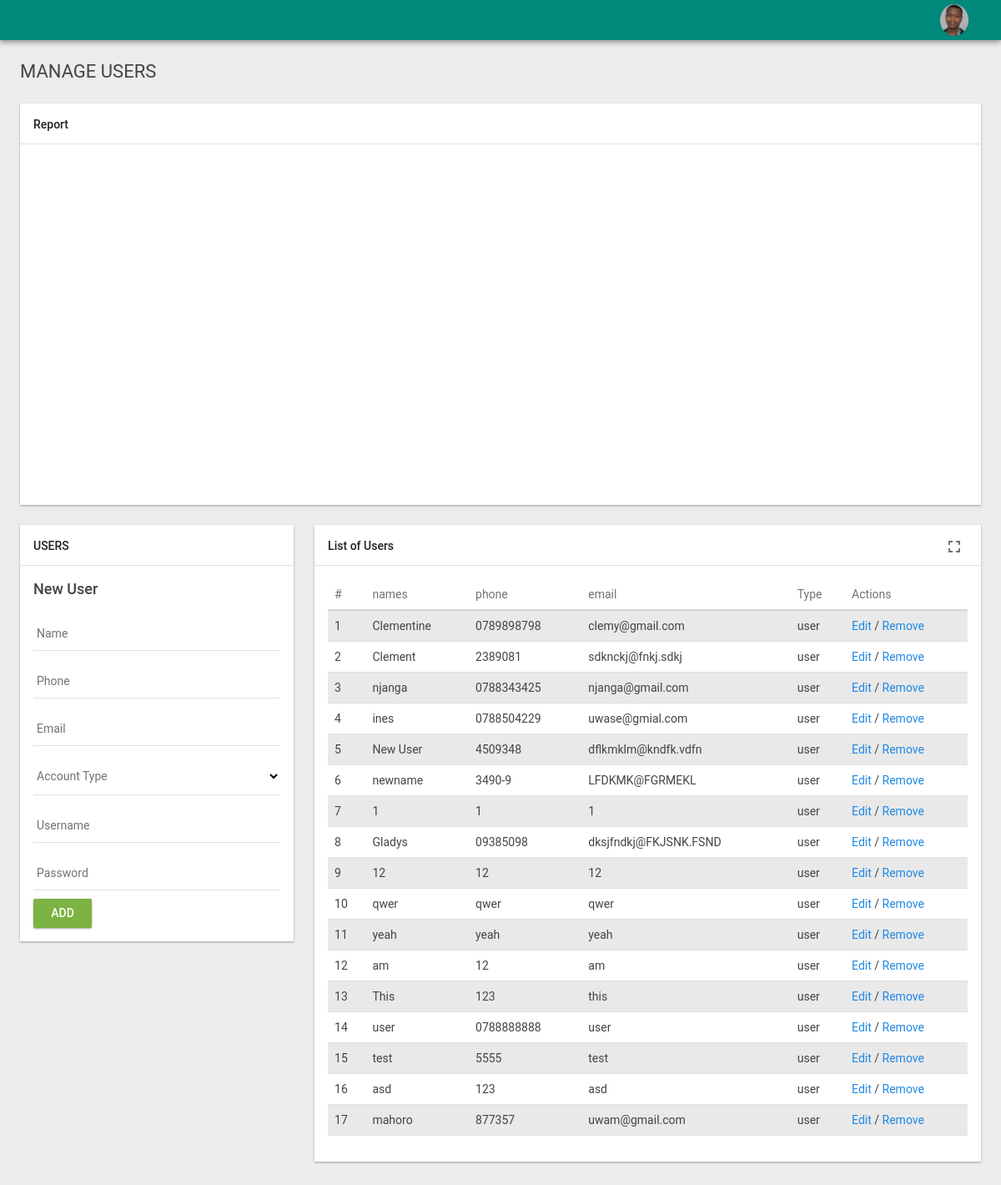
The app's page /admin/adminusers.php (signed in) with its own data.
### tables this page shows
CREATE TABLE `users` (
  `id` bigint(20) NOT NULL,
  `loginId` varchar(100) DEFAULT NULL,
  `pwd` varchar(250) NOT NULL,
  `names` varchar(100) NOT NULL,
  `phone` varchar(30) NOT NULL,
  `email` varchar(50) NOT NULL,
  `account_type` enum('user','admin') NOT NULL
);

### admin/adminusers.php (the view, shortened to what this page needs)
<!doctype html>
 <html lang="en">
<?php include 'header.php';?>
    <div id="page_content">
        <div id="page_content_inner">
            <h3 class="heading_b uk-margin-bottom">MANAGE USERS</h3>
            <div class="uk-grid uk-grid-medium" data-uk-grid-margin="">
                <div class="uk-width-xLarge-10-10 uk-width-large-10-10 uk-row-first">
                    <div class="md-card">
                        <div class="md-card-toolbar">
                            <h3 class="md-card-toolbar-heading-text">
                                Report
                            </h3>
                        </div>
                        <div class="md-card-content">
							<div id="container" style="min-width: 310px; height: 400px; margin: 0 auto"></div>
						</div>
                    </div>
                </div>
            </div>
            <div class="uk-grid uk-grid-medium" data-uk-grid-margin="">
                <div class="uk-width-xLarge-2-10 uk-width-large-3-10 uk-row-first">
                    <div class="md-card">
                        <div class="md-card-toolbar">
                            <h3 class="md-card-toolbar-heading-text">
                                USERS
                            </h3>
                        </div>
                        <div class="md-card-content">
							<div id="userdiv">
								<h3>New User</h3>
								<div class="md-input-wrapper">
									<label>Name</label>
									<input type="text" class="md-input" name="name" id="name">
								</div>
								<div class="md-input-wrapper">
									<label>Phone</label>
									<input type="text" class="md-input" name="Phone" id="Phone">
								</div>
								<div class="md-input-wrapper">
									<label>Email</label>
									<input type="text" class="md-input" name="Email" id="Email">
								</div>
								<div class="md-input-wrapper">
									<label>Account Type</label>
									<select class="md-input" name="account_type" id="account_type">
										<option></option>
										<option>user</option>
									</select>
								</div>
								<div class="md-input-wrapper">
									<label>Username</label>
									<input type="text" class="md-input" name="Username" id="Username">
								</div>
								<div class="md-input-wrapper">
									<label>Password</label>
									<input type="text" class="md-input" name="password" id="password">
								</div>
								<button onclick="insertUser()"  class="md-btn md-btn-success">Add</button>
							</div>
						</div>
                    </div>
                </div>
				<div class="uk-width-xLarge-8-10  uk-width-large-7-10">
                    <div class="md-card">
                        <div class="md-card-toolbar">
                            <div class="md-card-toolbar-actions">
                                <i class="md-icon material-icons md-card-fullscreen-activate">&#xE5D0;</i>
                            </div>
                            <h3 class="md-card-toolbar-heading-text">
                                List of Users
                            </h3>
                        </div>
                        <div class="md-card-content">
                        	<div id="listTable">
									<table class="uk-table uk-table-striped" width="100%">
										<thead >
											<th>#</th>
											<th>names</th>
											<th>phone</th>
											<th>email</th>
											<th>Type</th>
											<th>Actions</th>
										</thead>
										<tbody>
											<?php
												include ("../db.php");
												$n=0;
												$sql2 = $db->query("SELECT * FROM `users` WHERE account_type='user'");
												$count = mysqli_num_rows($sql2);
												if($count > 0)
												{
													while($row = mysqli_fetch_array($sql2))
													{
														$n++;
														echo'
														<tr>
															<td>'.$n.'</td>
															<td>'.$row['names'].'</td>
															<td>'.$row['phone'].'</td>
															<td>'.$row['email'].'</td>
															<td>'.$row['account_type'].'</td>
															<td><a href="javascript:void()" onclick ="editUser(userId= '.$row['id'].')">Edit</a> / <a href="javascript:void()" onclick="removeuser(userId= '.$row['id'].')">Remove</a></td>
														</tr>';
													}
													}else{
														echo'Please add a user';
													}
											?>
										</tbody>
									</table>
									</div>
						</div>
                    </div>
                </div>
			</div>
        </div>
    </div>
</body>
</html>

### records on screen
users: names "Clementine", phone "0789898798", email "clemy@gmail.com", account_type "user"
users: names "Clement", phone "2389081", email "sdknckj@fnkj.sdkj", account_type "user"
users: names "njanga", phone "0788343425", email "njanga@gmail.com", account_type "user"
users: names "ines", phone "0788504229", email "uwase@gmial.com", account_type "user"
users: names "New User", phone "4509348", email "dflkmklm@kndfk.vdfn", account_type "user"
users: names "newname", phone "3490-9", email "LFDKMK@FGRMEKL", account_type "user"
users: names "1", phone "1", email "1", account_type "user"
users: names "Gladys", phone "09385098", email "dksjfndkj@FKJSNK.FSND", account_type "user"
users: names "12", phone "12", email "12", account_type "user"
users: names "qwer", phone "qwer", email "qwer", account_type "user"
users: names "yeah", phone "yeah", email "yeah", account_type "user"
users: names "am", phone "12", email "am", account_type "user"
users: names "This", phone "123", email "this", account_type "user"
users: names "user", phone "0788888888", email "user", account_type "user"
users: names "test", phone "5555", email "test", account_type "user"
users: names "asd", phone "123", email "asd", account_type "user"
users: names "mahoro", phone "877357", email "uwam@gmail.com", account_type "user"
